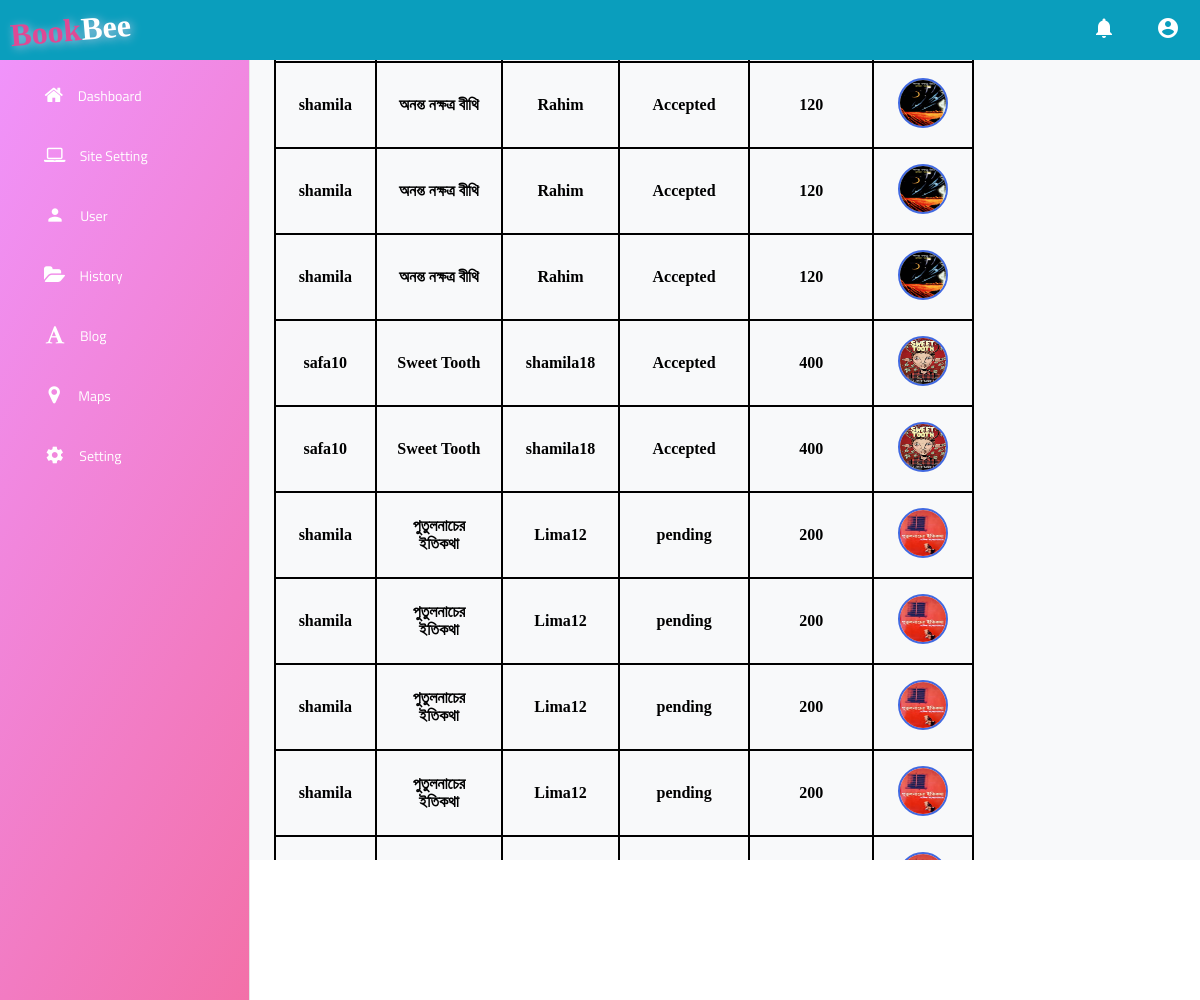
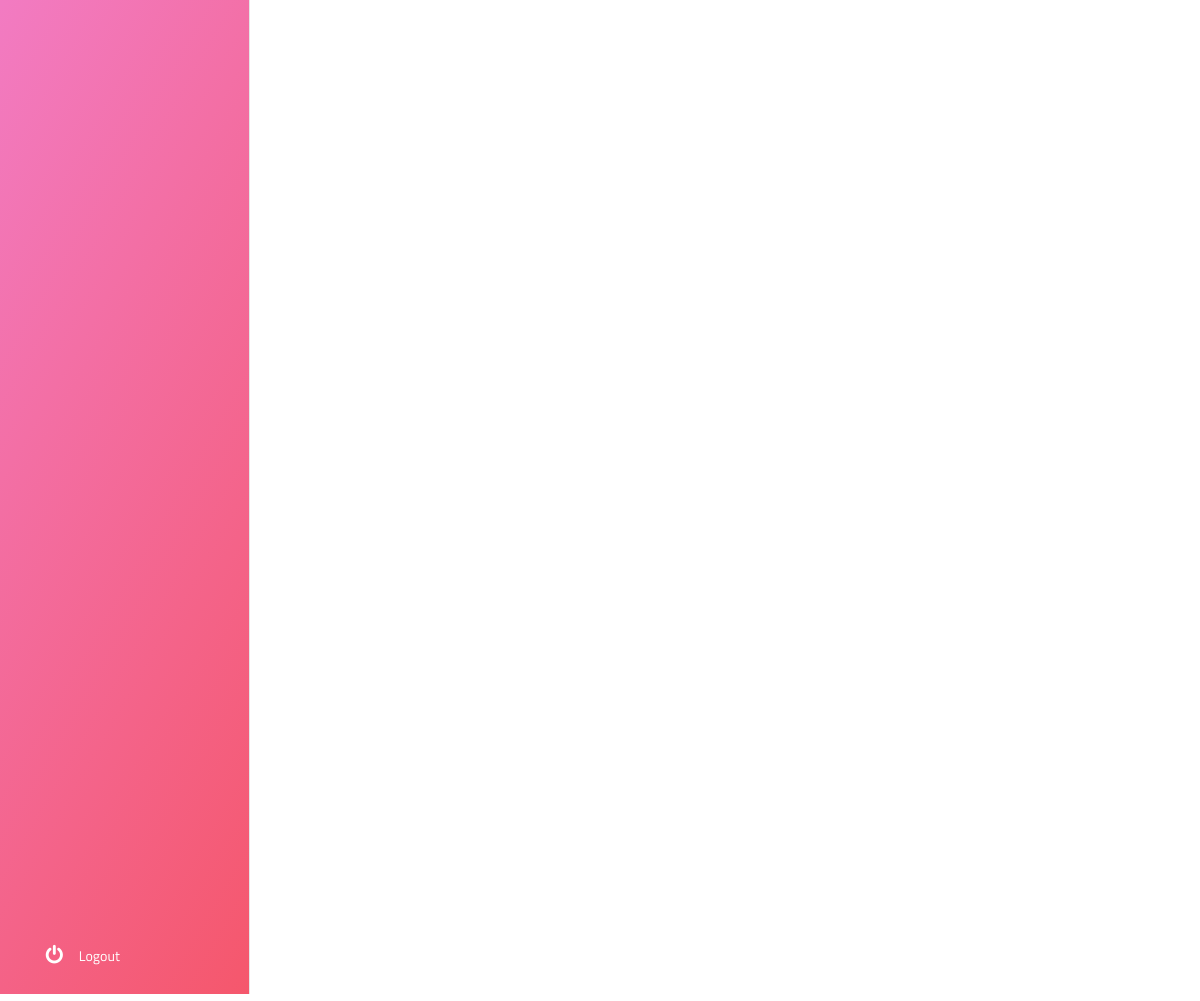
Page /bookhistory on the committed database (2 pictures, top to bottom).
### tables this page shows
CREATE TABLE "bookrequest" (
	"reqId"	INTEGER,
	"postId"	INTEGER,
	"userId"	INTEGER,
	"requserId"	INTEGER,
	"bookstatus"	INTEGER,
	"requserName"	TEXT,
	"reqWallet"	INTEGER,
	"process"	TEXT,
	"token"	INTEGER,
	"uTokenImage"	TEXT,
	"cStatus"	INTEGER,
	"msg"	TEXT,
	"rTokenImage"	TEXT,
	"Waitprocess"	TEXT,
	"WaittingValue"	INTEGER,
	PRIMARY KEY("reqId" AUTOINCREMENT)
);

CREATE TABLE "post" (
	"id"	INTEGER,
	"pusername"	TEXT,
	"post"	TEXT,
	"title"	TEXT,
	"orginalprize"	INTEGER,
	"wallet"	INTEGER,
	"area"	TEXT,
	"time"	TEXT,
	"status"	INTEGER,
	"image"	TEXT,
	"category"	TEXT,
	"userId"	INTEGER,
	"categoryId"	INTEGER,
	PRIMARY KEY("id" AUTOINCREMENT)
);

### run.py (the view)
@app.route("/bookhistory")
def bookhistory():
    con = sqlite3.connect('project.db')
    con.row_factory=sqlite3.Row
    c = con.cursor()  # cursor
    query = "SELECT * FROM bookrequest INNER JOIN user ON bookrequest.userId=user.id OR bookrequest.requserId=user.id INNER JOIN post ON bookrequest.postId=post.id"
    c.execute(query)
    rows = c.fetchall()
    return render_template("bookSubAdmin.html",rows=rows)

### templates/bookSubAdmin.html (shortened to what this page needs)
{% extends 'adminnav.html' %}
{% block content %}
{% include "sidebar.html" %}
<div class="dashmain">
    <div class="addcontainer">
            <table>
                {% for req in rows %}
                {% set imageName = req["image"] | string()  %}
                {% set image = "image/"+imageName %}
                <tr>
                    <td>{{ req["requserName"] }}</td>
                    <td>{{ req["title"] }}</td>
                    <td>{{ req["pusername"] }}</td>
                    <td>{{ req["process"] }}</td>
                    <td>{{ req["reqWallet"] }}</td>
                    <td><img src="{{ url_for('static', filename=image) }}" width="50px" height="50px" style="border-radius: 50%; border: 2px solid royalblue;" alt=""></td>
                </tr>
                {% endfor %}
            </table>
        </div>
</div>
{% endblock %}

### static/CSS/adminnav.css (style rules this page uses)
* { margin: 0; padding: 0; box-sizing: border-box; }

### static/CSS/admin.css (style rules this page uses)
.dashmain { position: fixed; top:60px; left: 250px; display: flex; flex-direction: column; min-height: 700px; height: 800px; max-height: 900px; overflow: auto; width: 80%; background-color: #f8f9fa; }
.addcontainer { width: 95%; height: auto; position: absolute; left: 50%; top: 50%; transform: translate(-50%,-50%); }
table { border-collapse: collapse; border: 1px solid black; width: 700px; }
td { font-size: 1rem; font-weight: 600; }

### rows in the picture
bookrequest: requserName "shamila", title "অনন্ত নক্ষত্র বীথি", pusername "Rahim", process "Accepted", reqWallet "120"
bookrequest: requserName "shamila", title "অনন্ত নক্ষত্র বীথি", pusername "Rahim", process "Accepted", reqWallet "120"
bookrequest: requserName "safa10", title "Sweet Tooth", pusername "shamila18", process "Accepted", reqWallet "400", shows a picture
bookrequest: requserName "shamila", title "পুতুলনাচের ইতিকথা", pusername "Lima12", process "pending", reqWallet "200"
bookrequest: requserName "shamila", title "পুতুলনাচের ইতিকথা", pusername "Lima12", process "pending", reqWallet "200"
